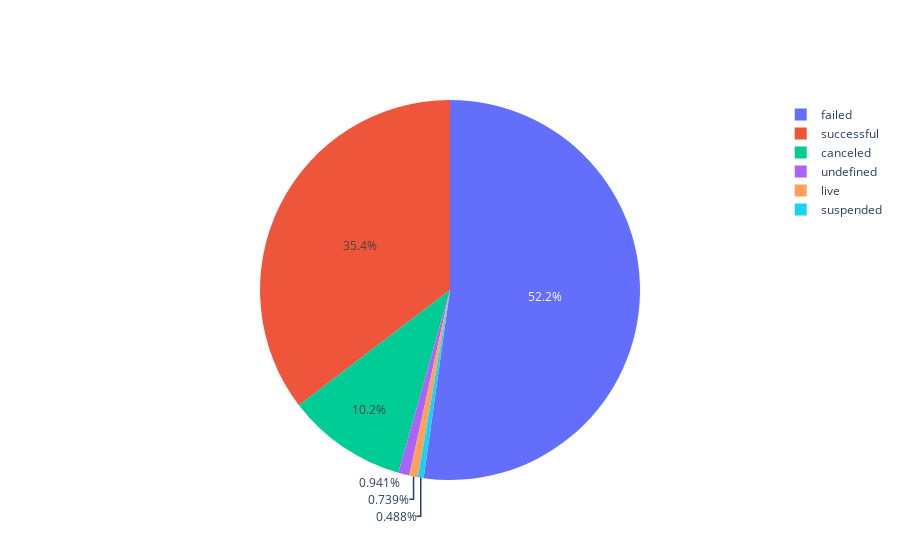

Here is the notebook cell this chart was saved with:
### Code cell
#Use Plotly 
state_lab = list(df['state'].value_counts().index)
state_vals = list(df['state'].value_counts().values)
trace1 = go.Pie(labels = state_lab, values = state_vals)
fig = go.Figure(data = trace1)
iplot(fig)

### Figure 1 — Plotly figure (JSON) as saved in the notebook; plotly's stock layout.template omitted (floating-point values rounded to 4 significant figures)
{"data": [{"labels": ["failed", "successful", "canceled", "undefined", "live", "suspended"], "type": "pie", "values": [197719, 133956, 38779, 3562, 2799, 1846]}], "layout": {"autosize": true}}
